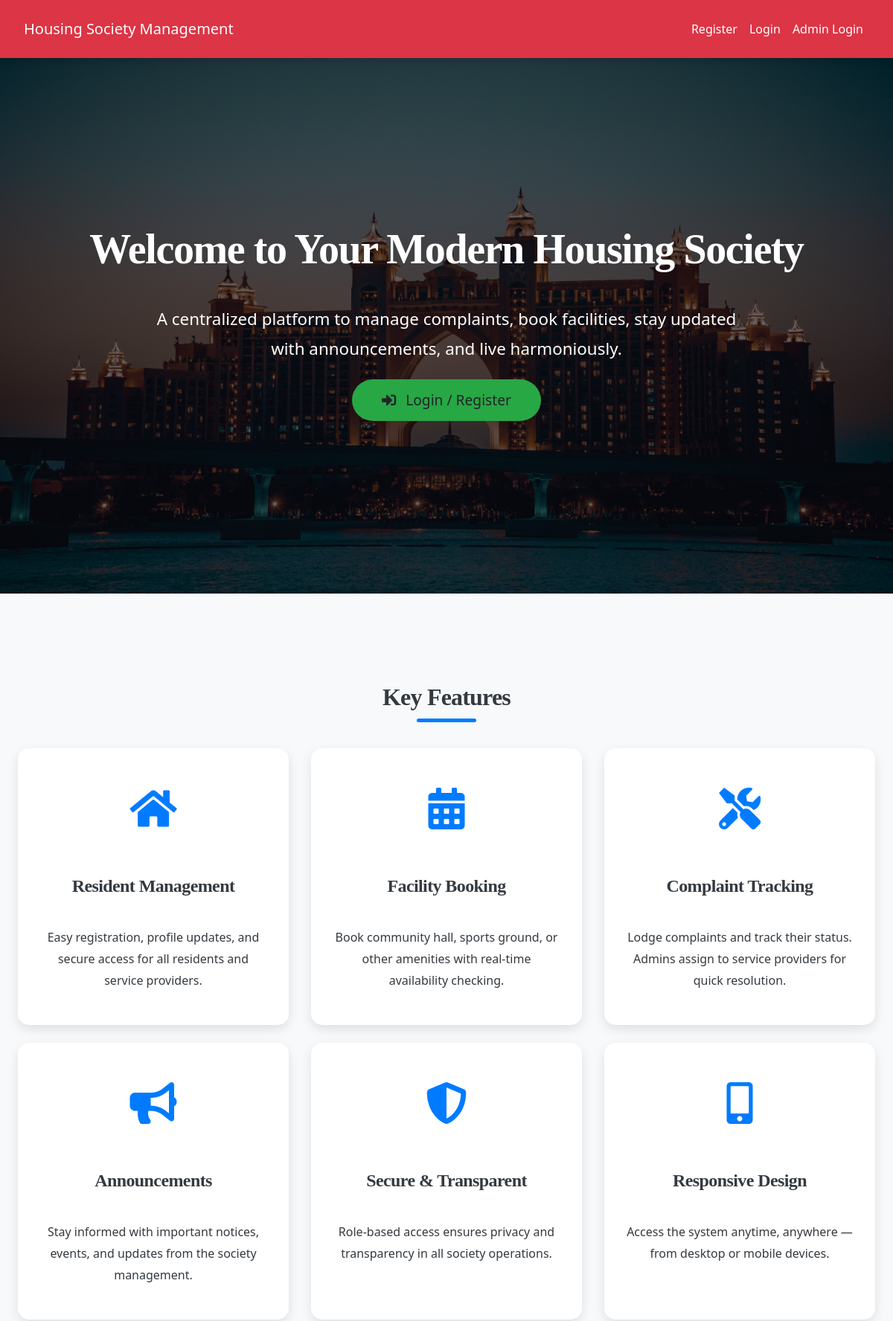
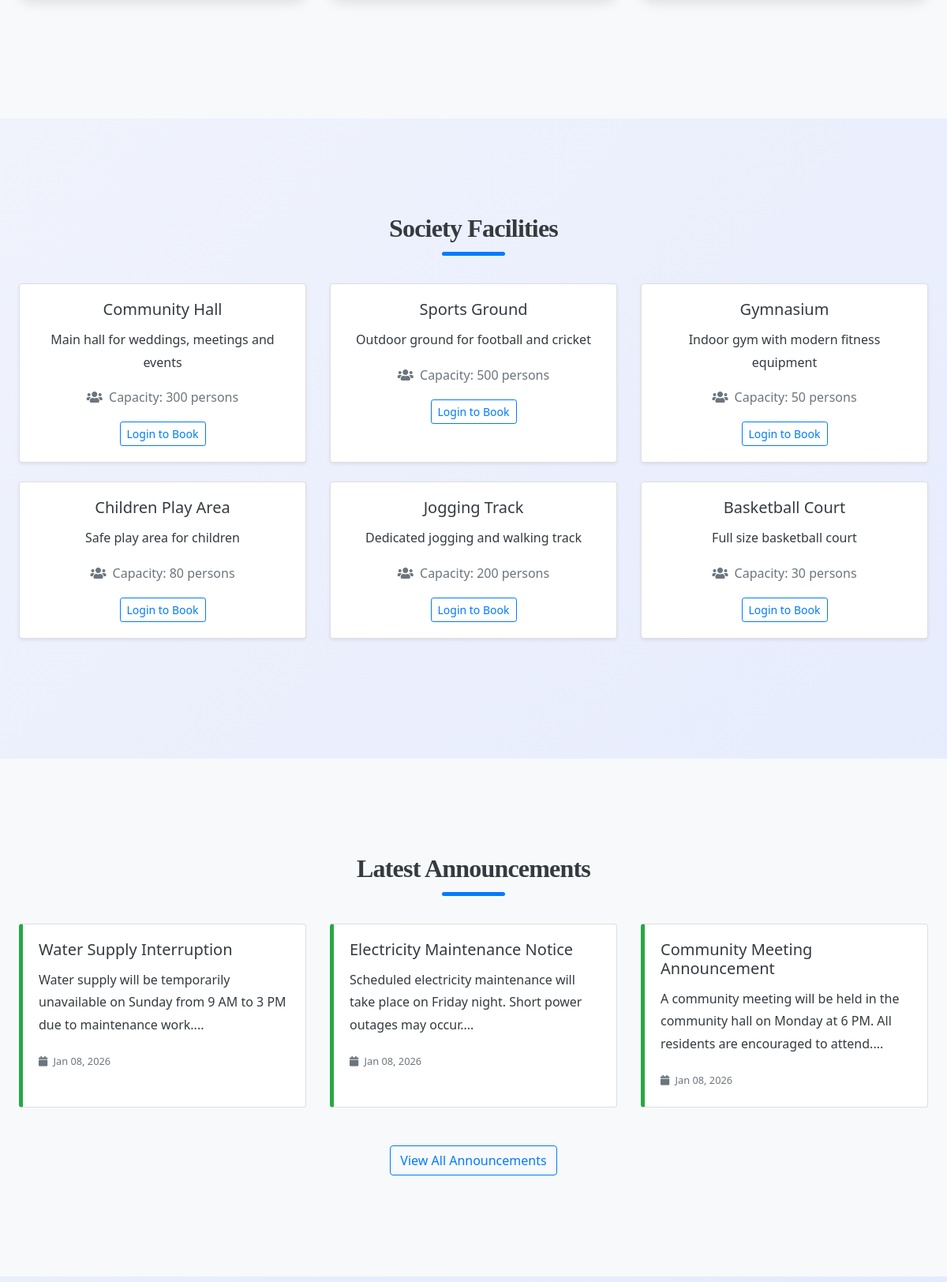
The page / (upper part) on the database its author committed (2 pictures, top to bottom).
### tables this page shows
CREATE TABLE `facilities` (
  `id` int(11) NOT NULL,
  `name` varchar(100) NOT NULL,
  `description` text DEFAULT NULL,
  `capacity` int(11) DEFAULT NULL,
  `availability` enum('available','maintenance') DEFAULT 'available',
  `created_at` timestamp NOT NULL DEFAULT current_timestamp()
);

CREATE TABLE `announcements` (
  `id` int(11) NOT NULL,
  `title` varchar(200) NOT NULL,
  `content` text NOT NULL,
  `posted_date` timestamp NOT NULL DEFAULT current_timestamp()
);

### index.php (the view, shortened to what this page needs)
<?php
include('config.php');
$latest_announcements = mysqli_query($conn, "
    SELECT title, content, posted_date
    FROM announcements
    ORDER BY posted_date DESC
    LIMIT 3
");
$facilities = mysqli_query($conn, "
    SELECT name, description, capacity
    FROM facilities
    WHERE availability = 'available'
    LIMIT 6
");
?>
<!DOCTYPE html>
<html lang="en">
<head>
    <link rel="stylesheet" href="https://maxcdn.bootstrapcdn.com/bootstrap/4.5.2/css/bootstrap.min.css">
    <link rel="stylesheet" href="https://cdnjs.cloudflare.com/ajax/libs/font-awesome/5.15.4/css/all.min.css">
    <link rel="stylesheet" href="./css/style.css">
</head>
<body>
<?php include('navbar.php'); ?>
<section class="hero-section">
    <div class="container">
        <h1 class="display-4 text-white">Welcome to Your Modern Housing Society</h1>
        <p class="lead">A centralized platform to manage complaints, book facilities, stay updated with announcements, and live harmoniously.</p>
        <?php if (!isset($_SESSION['id']) && !isset($_SESSION['user_id'])): ?>
            <a href="login.php" class="btn btn-cta btn-lg">
                <i class="fas fa-sign-in-alt mr-2"></i> Login / Register
            </a>
        <?php else: ?>
            <a href="dashboard.php" class="btn btn-cta btn-lg">
                <i class="fas fa-tachometer-alt mr-2"></i> Go to Dashboard
            </a>
        <?php endif; ?>
    </div>
</section>
<section class="section bg-light">
    <div class="container">
        <h2 class="text-center section-title">Key Features</h2>
        <div class="row">
            <div class="col-md-4 mb-4">
                <div class="feature-card bg-white">
                    <div class="feature-icon"><i class="fas fa-home"></i></div>
                    <h4>Resident Management</h4>
                    <p>Easy registration, profile updates, and secure access for all residents and service providers.</p>
                </div>
            </div>
            <div class="col-md-4 mb-4">
                <div class="feature-card bg-white">
                    <div class="feature-icon"><i class="fas fa-calendar-alt"></i></div>
                    <h4>Facility Booking</h4>
                    <p>Book community hall, sports ground, or other amenities with real-time availability checking.</p>
                </div>
            </div>
            <div class="col-md-4 mb-4">
                <div class="feature-card bg-white">
                    <div class="feature-icon"><i class="fas fa-tools"></i></div>
                    <h4>Complaint Tracking</h4>
                    <p>Lodge complaints and track their status. Admins assign to service providers for quick resolution.</p>
                </div>
            </div>
            <div class="col-md-4 mb-4">
                <div class="feature-card bg-white">
                    <div class="feature-icon"><i class="fas fa-bullhorn"></i></div>
                    <h4>Announcements</h4>
                    <p>Stay informed with important notices, events, and updates from the society management.</p>
                </div>
            </div>
            <div class="col-md-4 mb-4">
                <div class="feature-card bg-white">
                    <div class="feature-icon"><i class="fas fa-shield-alt"></i></div>
                    <h4>Secure & Transparent</h4>
                    <p>Role-based access ensures privacy and transparency in all society operations.</p>
                </div>
            </div>
            <div class="col-md-4 mb-4">
                <div class="feature-card bg-white">
                    <div class="feature-icon"><i class="fas fa-mobile-alt"></i></div>
                    <h4>Responsive Design</h4>
                    <p>Access the system anytime, anywhere — from desktop or mobile devices.</p>
                </div>
            </div>
        </div>
    </div>
</section>
<section class="section">
    <div class="container">
        <h2 class="text-center section-title">Society Facilities</h2>
        <div class="row">
            <?php if (mysqli_num_rows($facilities) > 0): ?>
                <?php while ($fac = mysqli_fetch_assoc($facilities)): ?>
                    <div class="col-md-4 mb-4">
                        <div class="card facility-card h-100 shadow-sm">
                            <div class="card-body text-center">
                                <h5 class="card-title"><?= htmlspecialchars($fac['name']) ?></h5>
                                <p class="card-text"><?= htmlspecialchars($fac['description'] ?: 'A premium facility for residents.') ?></p>
                                <p class="text-muted"><i class="fas fa-users mr-1"></i> Capacity: <?= $fac['capacity'] ?> persons</p>
                                <?php if (isset($_SESSION['role']) && $_SESSION['role'] === 'resident'): ?>
                                    <a href="resident/view_bookings.php" class="btn btn-success btn-sm">Book Now</a>
                                <?php else: ?>
                                    <a href="login.php" class="btn btn-outline-primary btn-sm">Login to Book</a>
                                <?php endif; ?>
                            </div>
                        </div>
                    </div>
                <?php endwhile; ?>
            <?php else: ?>
                <div class="col-12 text-center">
                    <div class="alert alert-info">No facilities listed yet. Contact admin.</div>
                </div>
            <?php endif; ?>
        </div>
    </div>
</section>
<section class="section bg-light">
    <div class="container">
        <h2 class="text-center section-title">Latest Announcements</h2>
        <div class="row">
            <?php if (mysqli_num_rows($latest_announcements) > 0): ?>
                <?php mysqli_data_seek($latest_announcements, 0); ?>
                <?php while ($ann = mysqli_fetch_assoc($latest_announcements)): ?>
                    <div class="col-md-4 mb-4">
                        <div class="card announcement-card h-100">
                            <div class="card-body">
                                <h5 class="card-title"><?= htmlspecialchars($ann['title']) ?></h5>
                                <p class="card-text"><?= htmlspecialchars(substr($ann['content'], 0, 120)) ?>...</p>
                                <small class="text-muted">
                                    <i class="fas fa-calendar mr-1"></i> <?= date('M d, Y', strtotime($ann['posted_date'])) ?>
                                </small>
                            </div>
                        </div>
                    </div>
                <?php endwhile; ?>
            <?php else: ?>
                <div class="col-12 text-center">
                    <div class="alert alert-secondary">No announcements at the moment.</div>
                </div>
            <?php endif; ?>
        </div>
        <div class="text-center mt-4">
            <a href="announcements.php" class="btn btn-outline-primary">View All Announcements</a>
        </div>
    </div>
</section>
<section class="section">
</section>
</body>
</html>

### css/style.css (style rules this page uses)
:root { --primary: #007bff; --secondary: #6c757d; --success: #28a745; --info: #17a2b8; --warning: #ffc107; --danger: #dc3545; --light: #f8f9fa; --dark: #2d3436; --accent: #ff6f61; --highlight: #6f42c1; --shadow: rgba(0, 0, 0, 0.15); --transition: all 0.3s ease-in-out; }
body { font-family: 'Inter', 'Segoe UI', Tahoma, Geneva, Verdana, sans-serif; background: linear-gradient(135deg, var(--light) 0%, #e0e7ff 100%); color: var(--dark); line-height: 1.8; margin: 0; padding: 0; min-height: 100vh; font-size: 16px; }
h1, h2, h3, h4 { text-align: center; margin: 2.5rem 0; font-family: 'Georgia', 'Times New Roman', serif; color: var(--dark); font-weight: 700; letter-spacing: -0.025em; }
h1 { font-size: 2.5rem; }
h2 { font-size: 2rem; }
h4 { font-size: 1.5rem; }
.container { max-width: 1200px; margin: 0 auto 3rem; padding: 0 1.5rem; }
a { color: var(--primary); text-decoration: none; font-weight: 500; transition: var(--transition); }

### index.php (style rules this page uses)
:root { --primary: #007bff; --success: #28a745; --info: #17a2b8; --light: #f8f9fa; --dark: #343a40; --accent: #007bff; }
body { font-family: 'Segoe UI', Tahoma, Geneva, Verdana, sans-serif; }
.hero-section { height: 90vh; min-height: 600px; background: linear-gradient(rgba(0, 0, 0, 0.6), rgba(0, 0, 0, 0.6)), url('./images/hotel.jpg') center/cover no-repeat; color: white; display: flex; align-items: center; justify-content: center; text-align: center; }
.hero-section h1 { font-size: 3.5rem; font-weight: 700; }
.hero-section .lead { font-size: 1.4rem; max-width: 800px; margin: 20px auto; }
.btn-cta { padding: 14px 40px; font-size: 1.2rem; border-radius: 50px; background: var(--success); border: none; transition: all 0.3s ease; }
.section { padding: 80px 0; }
.section-title { color: var(--dark); font-weight: 700; position: relative; margin-bottom: 50px; }
.section-title::after { content: ''; width: 80px; height: 5px; background: var(--primary); position: absolute; bottom: -15px; left: 50%; transform: translateX(-50%); border-radius: 3px; }
.feature-card { text-align: center; padding: 30px; border-radius: 15px; box-shadow: 0 6px 15px rgba(0,0,0,0.1); transition: all 0.3s ease; height: 100%; }
.feature-icon { font-size: 3.5rem; color: var(--primary); margin-bottom: 20px; }
.announcement-card { border-left: 5px solid var(--success); transition: all 0.3s; }

### rows shown on the page
facilities: name "Community Hall", description "Main hall for weddings, meetings and events", capacity "300"
facilities: name "Sports Ground", description "Outdoor ground for football and cricket", capacity "500"
facilities: name "Gymnasium", description "Indoor gym with modern fitness equipment", capacity "50"
facilities: name "Children Play Area", description "Safe play area for children", capacity "80"
facilities: name "Jogging Track", description "Dedicated jogging and walking track", capacity "200"
facilities: name "Basketball Court", description "Full size basketball court", capacity "30"
announcements: title "Water Supply Interruption", content "Water supply will be temporarily unavailable on Sunday from 9 AM to 3 PM due to maintenance work.", posted_date "Jan 08, 2026"
announcements: title "Electricity Maintenance Notice", content "Scheduled electricity maintenance will take place on Friday night. Short power outages may occur.", posted_date "Jan 08, 2026"
announcements: title "Community Meeting Announcement", content "A community meeting will be held in the community hall on Monday at 6 PM. All residents are encouraged to attend.", posted_date "Jan 08, 2026"
